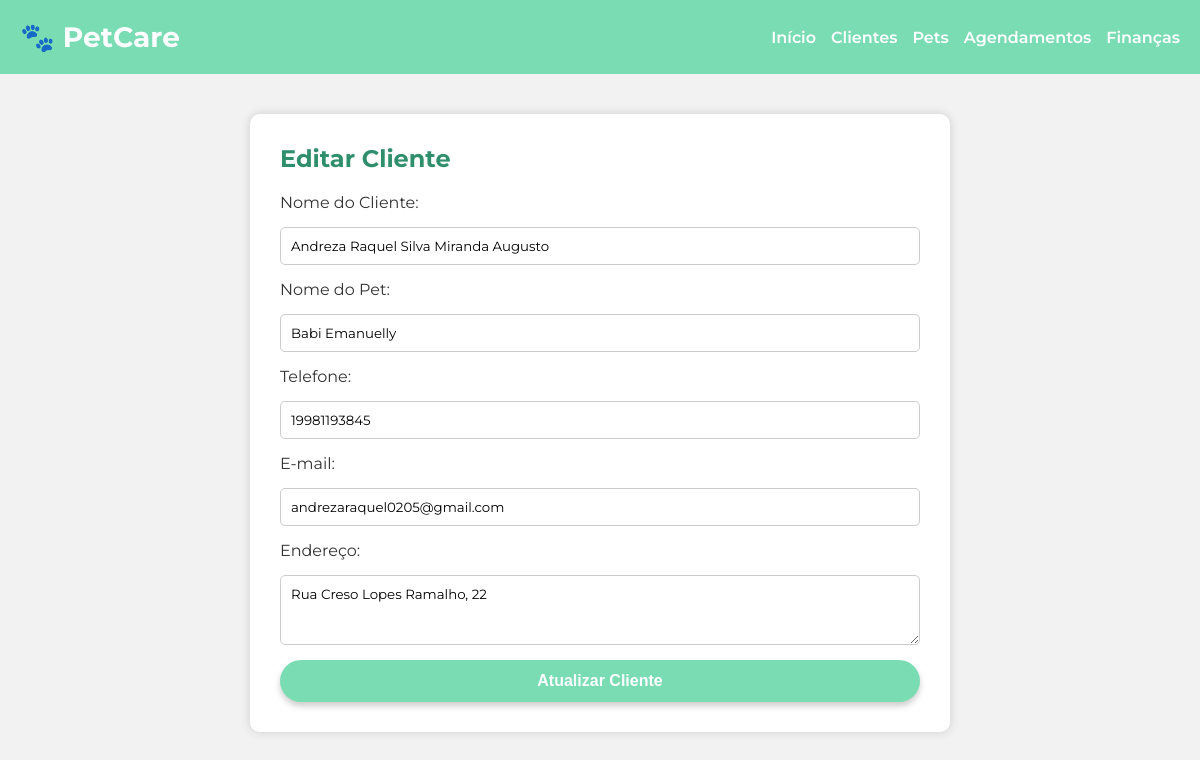
Screenshot of /clientes/editar/4 with the database file from the repository.
### tables this page shows
CREATE TABLE cliente (
        id INTEGER PRIMARY KEY AUTOINCREMENT,
        nome_cliente TEXT NOT NULL,
        nome_pet TEXT NOT NULL,
        telefone TEXT,
        email TEXT,
        endereco TEXT
    );

### app.py (the view, shortened to what this page needs)
@app.route("/clientes/editar/<int:id>", methods=["GET", "POST"])
def editar_cliente(id):
    conn = sqlite3.connect("petcare.db")
    cursor = conn.cursor()
    cursor.execute("SELECT * FROM cliente WHERE id = ?", (id,))
    cliente = cursor.fetchone()
    conn.close()
    return render_template("editar_cliente.html", cliente=cliente)

### templates/editar_cliente.html (shortened to what this page needs)
<!DOCTYPE html>
<html lang="pt-br">
<head>
  <link rel="stylesheet" href="{{ url_for('static', filename='css/style.css') }}">
  <link rel="stylesheet" href="{{ url_for('static', filename='css/style-novo_agendamento.css') }}">
</head>
<body>
  <header>
    <div class="menu-container">
      <div class="logo">🐾 PetCare</div>
      <nav>
        <ul>
          <li><a href="{{ url_for('home') }}">Início</a></li>
          <li><a href="{{ url_for('listar_clientes') }}">Clientes</a></li>
          <li><a href="{{ url_for('listar_pets') }}">Pets</a></li>
          <li><a href="{{ url_for('listar_agendamentos') }}">Agendamentos</a></li>
          <li><a href="{{ url_for('financas') }}">Finanças</a></li>
        </ul>
      </nav>
    </div>
  </header>
  <main class="conteudo">
    <h2>Editar Cliente</h2>
    <form method="POST" class="formulario">
      <label for="nome_cliente">Nome do Cliente:</label>
      <input type="text" id="nome_cliente" name="nome_cliente" value="{{ cliente[1] }}" required>
      <label for="nome_pet">Nome do Pet:</label>
      <input type="text" id="nome_pet" name="nome_pet" value="{{ cliente[2] }}" required>
      <label for="telefone">Telefone:</label>
      <input type="tel" id="telefone" name="telefone" value="{{ cliente[3] }}" required>
      <label for="email">E-mail:</label>
      <input type="text" id="email" name="email" value="{{ cliente[4] }}" required>
      <label for="endereco">Endereço:</label>
      <textarea id="endereco" name="endereco" rows="3">{{ cliente[5] }}</textarea>
      <button type="submit" class="botao">Atualizar Cliente</button>
    </form>
  </main>
</body>
</html>

### static/css/style.css (style rules this page uses)
:root { --verde-agua: #7ADCB3; --verde-escuro: #2F8F6D; --branco: #FFFFFF; --cinza-claro: #F2F2F2; --fonte: 'Montserrat', sans-serif; }
* { margin: 0; padding: 0; box-sizing: border-box; }
body { font-family: var(--fonte); background-color: var(--cinza-claro); color: #333; }
header { background-color: var(--verde-agua); padding: 20px 0; position: relative; z-index: 10; }
.menu-container { display: flex; justify-content: space-between; align-items: center; max-width: 1200px; margin: 0 auto; padding: 0 20px; }
.logo { font-size: 28px; font-weight: bold; color: var(--branco); margin-right: auto; }
nav ul { list-style: none; display: flex; flex-wrap: wrap; gap: 15px; }
nav a { color: var(--branco); text-decoration: none; font-weight: 600; }
.botao { background-color: var(--verde-agua); color: var(--branco); padding: 12px 25px; border-radius: 30px; text-decoration: none; font-weight: bold; display: inline-block; z-index: 3; box-shadow: 0 4px 6px rgba(0,0,0,0.2); font-size: 16px; transition: background 0.3s ease; }

### static/css/style-novo_agendamento.css (style rules this page uses)
.conteudo { max-width: 700px; margin: 40px auto; background: white; padding: 30px; border-radius: 10px; box-shadow: 0 0 10px #ccc; }
.conteudo h2 { color: var(--verde-escuro); margin-bottom: 20px; }
.formulario { display: flex; flex-direction: column; gap: 15px; }
.formulario input, .formulario select, .formulario textarea { padding: 10px; border: 1px solid #ccc; border-radius: 5px; font-family: var(--fonte); }
.formulario button.botao { background-color: var(--verde-agua); color: white; padding: 12px; border: none; border-radius: 30px; font-weight: bold; cursor: pointer; transition: background 0.3s; }

### rows the page displays
cliente: nome_cliente "Andreza Raquel Silva Miranda Augusto", nome_pet "Babi Emanuelly", telefone "19981193845", email "andrezaraquel0205@gmail.com", endereco "Rua Creso Lopes Ramalho, 22"
